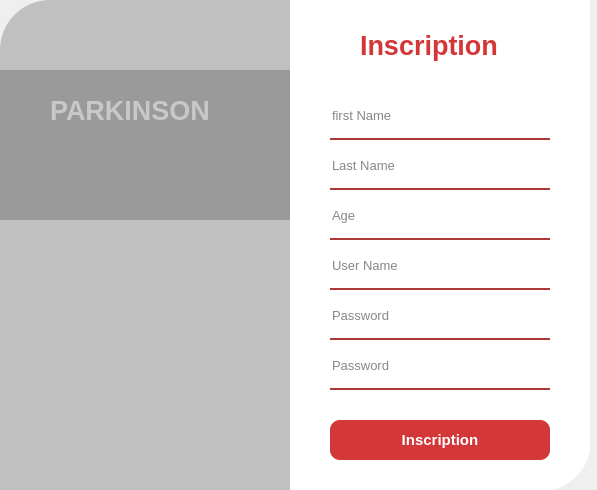
<?xml version="1.0" encoding="UTF-8"?>
<ui version="4.0">
 <class>parkinson2</class>
 <widget class="QWidget" name="parkinson2">
  <property name="geometry">
   <rect>
    <x>0</x>
    <y>0</y>
    <width>597</width>
    <height>490</height>
   </rect>
  </property>
  <property name="windowTitle">
   <string>Form</string>
  </property>
  <property name="styleSheet">
   <string notr="true">backgroud-color:rgba(0,0,0)</string>
  </property>
  <widget class="QWidget" name="widget" native="true">
   <property name="geometry">
    <rect>
     <x>0</x>
     <y>0</y>
     <width>590</width>
     <height>490</height>
    </rect>
   </property>
   <widget class="QLabel" name="label">
    <property name="geometry">
     <rect>
      <x>0</x>
      <y>0</y>
      <width>290</width>
      <height>491</height>
     </rect>
    </property>
    <property name="styleSheet">
     <string notr="true">border-image: url(:/image/parkinson.jpg);
border-top-left-radius:50px;
</string>
    </property>
    <property name="text">
     <string/>
    </property>
   </widget>
   <widget class="QLabel" name="label_2">
    <property name="geometry">
     <rect>
      <x>290</x>
      <y>0</y>
      <width>301</width>
      <height>491</height>
     </rect>
    </property>
    <property name="styleSheet">
     <string notr="true">background-color:rgba(255,255,255,255);
border-bottom-right-radius:50px;
</string>
    </property>
    <property name="text">
     <string/>
    </property>
   </widget>
   <widget class="QLabel" name="label_3">
    <property name="geometry">
     <rect>
      <x>360</x>
      <y>10</y>
      <width>151</width>
      <height>71</height>
     </rect>
    </property>
    <property name="font">
     <font>
      <pointsize>20</pointsize>
      <weight>75</weight>
      <bold>true</bold>
     </font>
    </property>
    <property name="styleSheet">
     <string notr="true">color:rgba(200,0,0,200)</string>
    </property>
    <property name="text">
     <string>Inscription</string>
    </property>
   </widget>
   <widget class="QLineEdit" name="lineEdit">
    <property name="geometry">
     <rect>
      <x>330</x>
      <y>250</y>
      <width>220</width>
      <height>40</height>
     </rect>
    </property>
    <property name="font">
     <font>
      <pointsize>10</pointsize>
     </font>
    </property>
    <property name="styleSheet">
     <string notr="true">background-color:rgba(0,0,0,0);
border:none;
border-bottom:2px solid rgba(150,0,0,200);
color:rgba(0,0,0,240);
padding-bottom:7px;

</string>
    </property>
    <property name="text">
     <string/>
    </property>
    <property name="placeholderText">
     <string>User Name</string>
    </property>
   </widget>
   <widget class="QLineEdit" name="lineEdit_2">
    <property name="geometry">
     <rect>
      <x>330</x>
      <y>300</y>
      <width>220</width>
      <height>40</height>
     </rect>
    </property>
    <property name="font">
     <font>
      <pointsize>10</pointsize>
     </font>
    </property>
    <property name="styleSheet">
     <string notr="true">background-color:rgba(0,0,0,0);
border:none;
border-bottom:2px solid rgba(150,0,0,200);
color:rgba(0,0,0,240);
padding-bottom:7px;

</string>
    </property>
    <property name="text">
     <string/>
    </property>
    <property name="echoMode">
     <enum>QLineEdit::Password</enum>
    </property>
    <property name="placeholderText">
     <string>Password</string>
    </property>
   </widget>
   <widget class="QPushButton" name="pushButton">
    <property name="geometry">
     <rect>
      <x>330</x>
      <y>420</y>
      <width>220</width>
      <height>40</height>
     </rect>
    </property>
    <property name="font">
     <font>
      <pointsize>11</pointsize>
      <weight>75</weight>
      <bold>true</bold>
      <underline>false</underline>
      <kerning>true</kerning>
     </font>
    </property>
    <property name="styleSheet">
     <string notr="true">QPushButton {
	background-color:rgba(200, 0, 0,200);
	border-radius:10px;
	color:rgb(255, 255, 255)
}
QPushButton:hover{
	background-color:rgb(255, 72, 26)
	
}</string>
    </property>
    <property name="text">
     <string>Inscription</string>
    </property>
   </widget>
   <widget class="QLineEdit" name="lineEdit_3">
    <property name="geometry">
     <rect>
      <x>330</x>
      <y>100</y>
      <width>220</width>
      <height>40</height>
     </rect>
    </property>
    <property name="font">
     <font>
      <pointsize>10</pointsize>
     </font>
    </property>
    <property name="styleSheet">
     <string notr="true">background-color:rgba(0,0,0,0);
border:none;
border-bottom:2px solid rgba(150,0,0,200);
color:rgba(0,0,0,240);
padding-bottom:7px;

</string>
    </property>
    <property name="text">
     <string/>
    </property>
    <property name="placeholderText">
     <string>first Name</string>
    </property>
   </widget>
   <widget class="QLineEdit" name="lineEdit_4">
    <property name="geometry">
     <rect>
      <x>330</x>
      <y>150</y>
      <width>220</width>
      <height>40</height>
     </rect>
    </property>
    <property name="font">
     <font>
      <pointsize>10</pointsize>
     </font>
    </property>
    <property name="styleSheet">
     <string notr="true">background-color:rgba(0,0,0,0);
border:none;
border-bottom:2px solid rgba(150,0,0,200);
color:rgba(0,0,0,240);
padding-bottom:7px;

</string>
    </property>
    <property name="text">
     <string/>
    </property>
    <property name="placeholderText">
     <string>Last Name</string>
    </property>
   </widget>
   <widget class="QLineEdit" name="lineEdit_5">
    <property name="geometry">
     <rect>
      <x>330</x>
      <y>350</y>
      <width>220</width>
      <height>40</height>
     </rect>
    </property>
    <property name="font">
     <font>
      <pointsize>10</pointsize>
     </font>
    </property>
    <property name="styleSheet">
     <string notr="true">background-color:rgba(0,0,0,0);
border:none;
border-bottom:2px solid rgba(150,0,0,200);
color:rgba(0,0,0,240);
padding-bottom:7px;

</string>
    </property>
    <property name="text">
     <string/>
    </property>
    <property name="echoMode">
     <enum>QLineEdit::Password</enum>
    </property>
    <property name="placeholderText">
     <string>Password</string>
    </property>
   </widget>
   <widget class="QLineEdit" name="lineEdit_6">
    <property name="geometry">
     <rect>
      <x>330</x>
      <y>200</y>
      <width>220</width>
      <height>40</height>
     </rect>
    </property>
    <property name="font">
     <font>
      <pointsize>10</pointsize>
     </font>
    </property>
    <property name="styleSheet">
     <string notr="true">background-color:rgba(0,0,0,0);
border:none;
border-bottom:2px solid rgba(150,0,0,200);
color:rgba(0,0,0,240);
padding-bottom:7px;

</string>
    </property>
    <property name="text">
     <string/>
    </property>
    <property name="placeholderText">
     <string>Age</string>
    </property>
   </widget>
   <widget class="QLabel" name="label_4">
    <property name="geometry">
     <rect>
      <x>0</x>
      <y>0</y>
      <width>290</width>
      <height>491</height>
     </rect>
    </property>
    <property name="styleSheet">
     <string notr="true">background-color:rgba(0,0,0,50);
border-top-left-radius:50px;
</string>
    </property>
    <property name="text">
     <string/>
    </property>
   </widget>
   <widget class="QLabel" name="label_5">
    <property name="geometry">
     <rect>
      <x>0</x>
      <y>70</y>
      <width>290</width>
      <height>150</height>
     </rect>
    </property>
    <property name="styleSheet">
     <string notr="true">background-color:rgba(0,0,0,50);</string>
    </property>
    <property name="text">
     <string/>
    </property>
   </widget>
   <widget class="QLabel" name="label_6">
    <property name="geometry">
     <rect>
      <x>50</x>
      <y>90</y>
      <width>161</width>
      <height>40</height>
     </rect>
    </property>
    <property name="font">
     <font>
      <family>Nirmala UI</family>
      <pointsize>20</pointsize>
      <weight>75</weight>
      <bold>true</bold>
     </font>
    </property>
    <property name="styleSheet">
     <string notr="true">COLOR:rgba(200,200,200);</string>
    </property>
    <property name="text">
     <string>PARKINSON</string>
    </property>
   </widget>
  </widget>
 </widget>
 <resources>
  <include location="app_parkinson.qrc"/>
 </resources>
 <connections/>
</ui>
